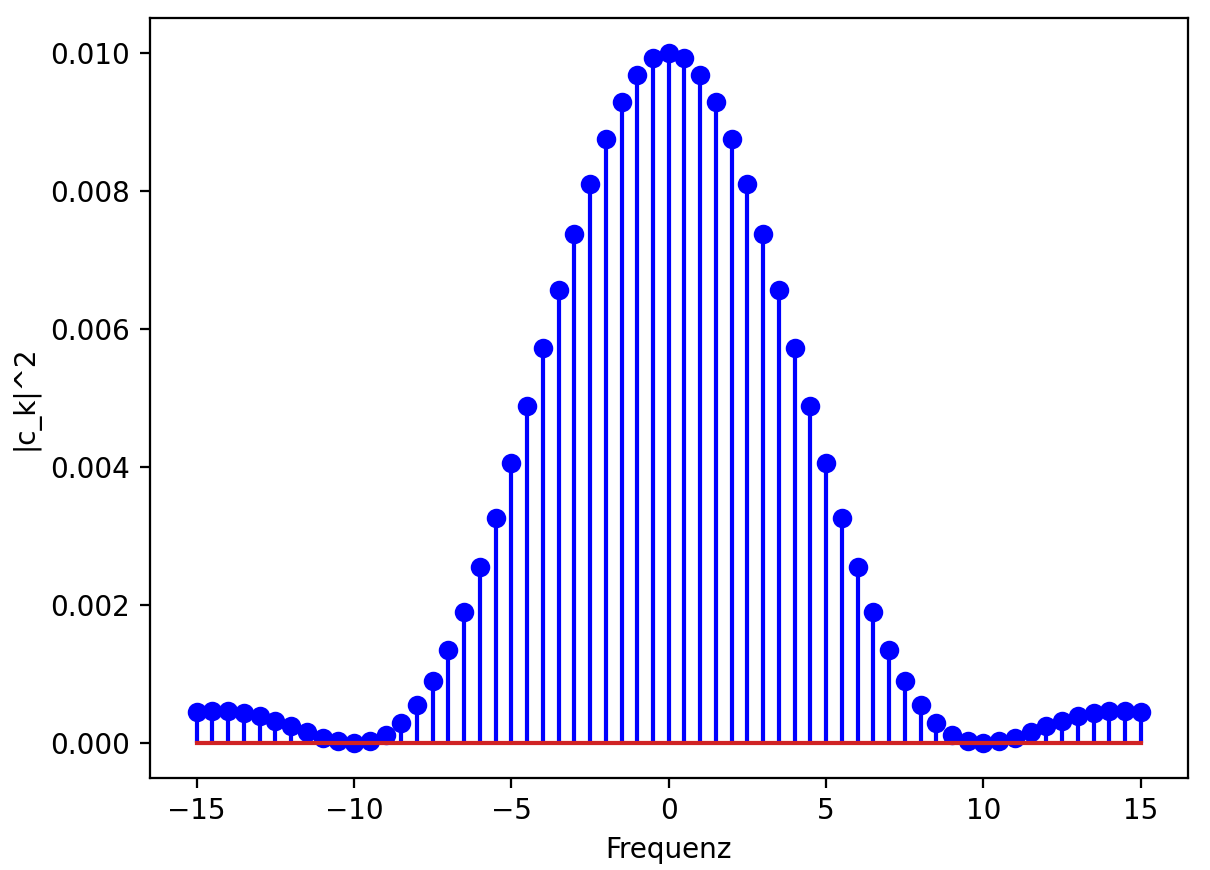

Recreate this plot in Python.
import numpy as np
import matplotlib.pyplot as plt
from scipy.integrate import quad

T_0 = 2
F_0 = 1.0 / T_0
Kmax = 30


def x(t: float) -> float:
    if (t < 0.0) or (t > 0.1):
        return 0
    else:
        return 1


def x_k(t: float, k: int) -> complex:
    return np.exp(1j * 2 * np.pi * F_0 * k * t)


def synth(
    t: float, c_k: list[complex], allK: list[int]
) -> complex:
    return np.sum(
        cckk * x_k(t, kk)
        for kk, cckk in zip(allK, c_k)
    )


allK = np.linspace(
    -Kmax, +Kmax, 2 * Kmax + 1, dtype=int
)
c_k = np.array(
    [
        quad(
            lambda t: x_k(t, kk).conj() * x(t),
            0,
            T_0,
            complex_func=True,
        )[0]
        for kk in allK
    ]
)

plt.figure()
plt.stem(
    allK * F_0, np.abs(c_k) ** 2, linefmt="b"
)
plt.ylabel("|c_k|^2")
plt.xlabel("Frequenz")
plt.show()
